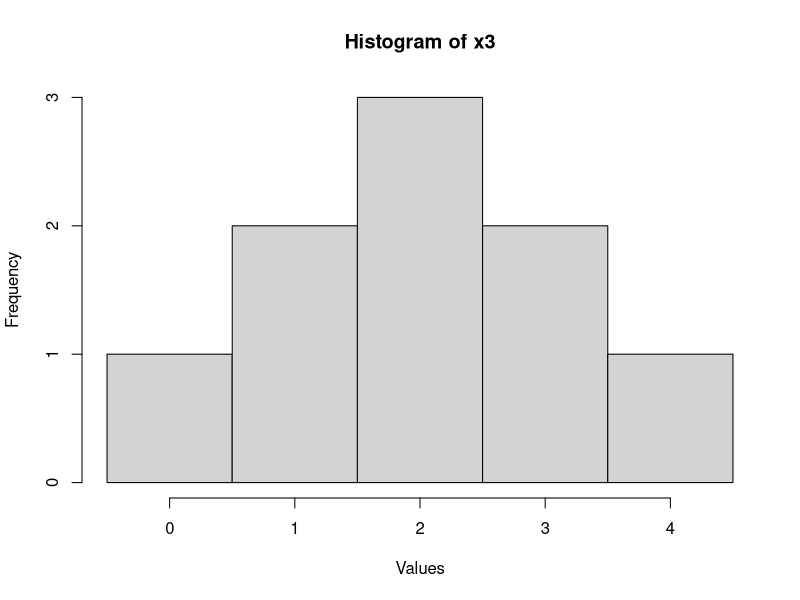

This figure's R source:
#Basic operations
#1. Choose any number and add 2 to it. 
5+2

#2. Multiply the result by 3.
7*3

#3. Subtract 6 from the answer.
21-6

#4. Divide what you get by 3.
15/3

#5. Imagine what a histogram of x3 would look like. Assume that the histogram has a bin width of 1.

#How many bars will the histogram have? 5 bars

#Where will they appear? How high will each be? 
#0 appears once, so the bar will be 1 unit high.
#1 appears twice, so the bar will be 2 units high.
#2 appears three times, so the bar will be 3 units high.
#3 appears twice, so the bar will be 2 units high.
#4 appears once, so the bar will be 1 unit high.

#When you are done, plot a histogram of x3 with bin width = 1, and see if you are right.

# vector
x3 <- c(0, 1, 1, 2, 2, 2, 3, 3, 4)

# plot the histogram with bin width of 1
hist(x3, breaks = seq(-0.5, 4.5, by = 1), main = "Histogram of x3", xlab = "Values", ylab = "Frequency")